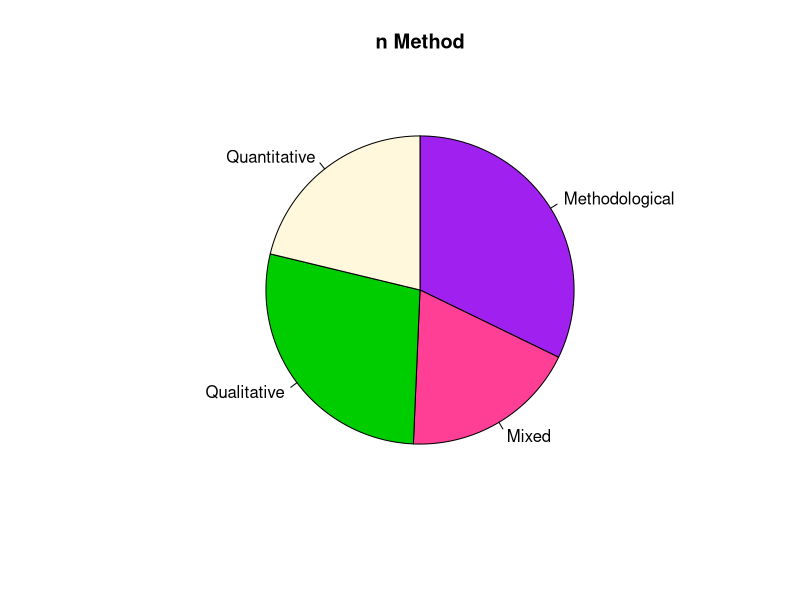
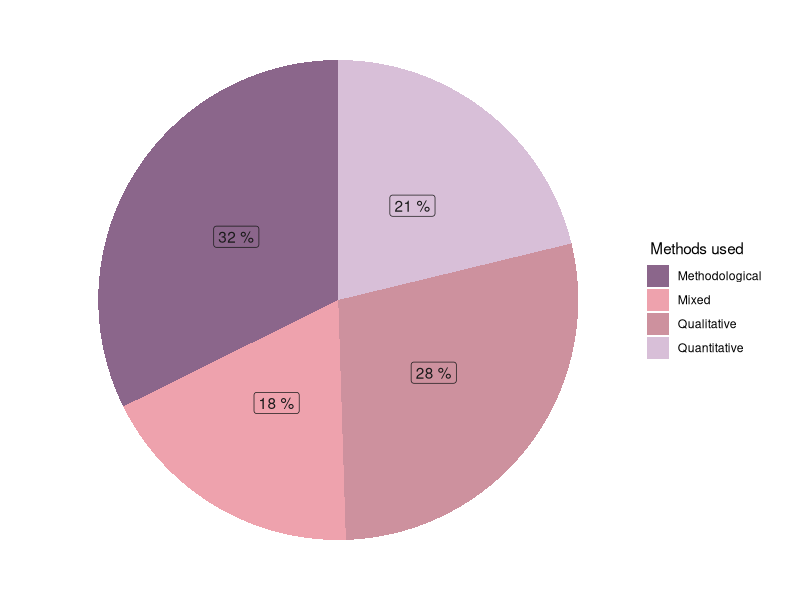

Write R code to recreate these figures, in order.
### Method extraction ###

library(readxl)
library(tidyverse)
library(ggplot2)

#Use the excel sheet
Thesis <- read_excel("./methods-excel.xlsx", sheet = 1)

### Prepare data

#Within the excel sheets, NA values represent sources that do not use methods
#(newspaper articles, policy briefs,...) or papers that occur in 
#literature research, but not within the model (e.g. an example of 
#papers not dealing with gender issues). Here I want to exclude NA in R,
#but still show it in excel

#So, the first step is to differentiate between NAs
Thesis <- Thesis %>% 
  mutate_all(~replace(., . == "NA", NA))

#Count of the Methods with NA
n_method <- Thesis %>% 
  count(Method) 

#Summary of the data without NA
n_method <- na.omit(n_method)

#Calculation of the percentages of the different used methods 
n_method <- n_method %>%
  mutate(perc = round((n / sum(n) * 100), 0))

#Shows summary of the data. No NA included.
n_method$n
n_method$Method

### Pie chart without tidyverse first ###
Method_Extraction <- pie(n_method$n, labels = n_method$Method,
                         main = "n Method", 
                         col = c("purple", "violetred1", "green3",
                                "cornsilk"), clockwise = TRUE)


#To show a percent sign (%) next to the values:
label <- paste(n_method$perc, "%")

### Pie chart with tidyverse ###

cols <- c("Quantitative" = "thistle", "Qualitative" = "pink3",
          "Methodological" = "plum4", "Mixed" = "lightpink2")

Method_Extraction <- n_method %>% 
  ggplot(aes(x = "", y =perc, fill = Method)) +
  geom_col() +
  geom_label(aes(label = label), color = c("gray10","gray10",
                                           "gray10", "gray10"), 
         position = position_stack(vjust = 0.5),
           show.legend = FALSE) +
  guides(fill = guide_legend(title = " Methods used")) +
  coord_polar(theta = "y")+
  theme_void() +
  scale_fill_manual(values = cols)

#Show the plot:
Method_Extraction

